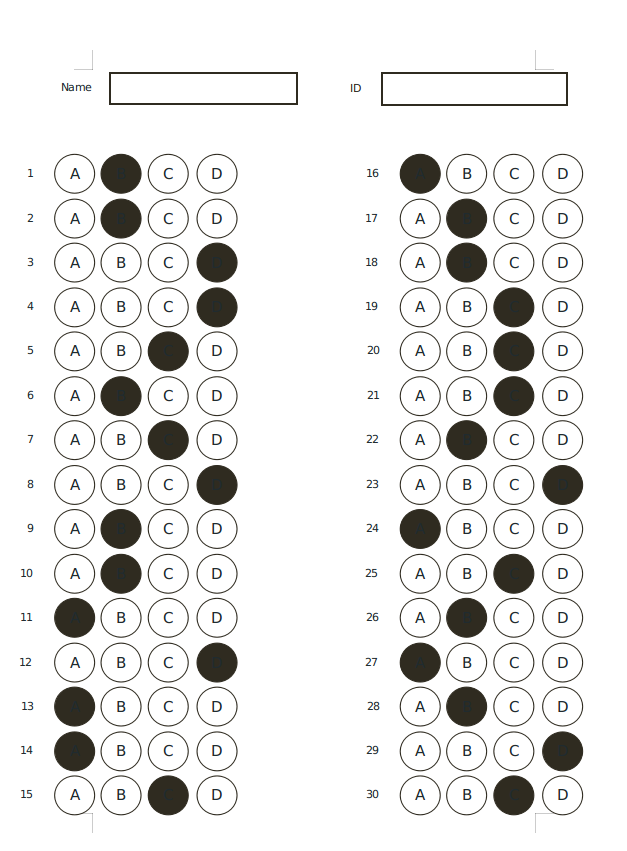
#> input picture inputs/Four0.png, 627 x 851 px; its folder holds 5 pictures in this run
$ jupyter execute --allow-errors BSCorrector.ipynb   (shell and % lines are left out)
#> lines starting #> are read from the running program, lines starting #| are printed output that depends on the picture
[cell 1]
import cv2
from skimage.exposure import histogram
import numpy as np
import matplotlib.pyplot as plt
import math
import xlwt
import xlrd
from xlwt import Workbook

[cell 2]
# Take the path of the image and return the Image
def Read(Image):
    Image = "inputs/" + Image
    Original = cv2.imread(Image)
    if Original is not None:
        Copy = Original.copy()
        Copy = cv2.cvtColor(Copy, cv2.COLOR_BGR2GRAY)
        return [Original,Copy]
    else:
        return None

[cell 3]
# [4 lines left out: function show, not called in this run]

[cell 4]
# Take an image and return the columns and rows of each circule
def GetCircules(Image , minR , maxR):
    Circles = cv2.HoughCircles(Image, cv2.HOUGH_GRADIENT, 1.2, 10 , param1=50 , param2=20 , minRadius=minR , maxRadius=maxR)
    CirclesCopy = np.copy(Circles)
    if Circles is not None:
        Columns = Circles[0][:,0]
        Columns.sort()
        Rows = Circles[0][:,1]
        Rows.sort()
        return [CirclesCopy , Columns , Rows]
    else:
        return None

[cell 5]
# This function return Array of the questions ans answers
def NumOfChoicesAndQuestion(Columns , Rows):
    NumberOfChoices=0
    AverageOfChoices = []
    NumberOfQuestions=0
    AverageOfQuestions = []

    Count = 0
    Sum = 0
    for i in range(len(Columns)-1):
        if abs(Columns[i]-Columns[i+1]) < int((10+8)/2) :      # each circule must be far from the another by 3
            Count = Count+1
            Sum = Sum+Columns[i]
        else:
            if Count > 2:                           # 3 Circules at least in one column
                AverageOfChoices.append(int(Sum/Count))
                NumberOfChoices = NumberOfChoices+1
            Sum = 0
            Count = 0

    if Count > 2:
        AverageOfChoices.append(int(Sum/Count))
        NumberOfChoices = NumberOfChoices+1
    Sum = 0
    Count = 0


    for i in range(len(Rows)-1):
        if abs(Rows[i]-Rows[i+1]) < int((10+8)/2):            # each circule must be far from the another by 3
            Count = Count+1
            Sum = Sum+Rows[i]
        else:
            if Count > 2:                         # 3 Circules at least in one rows
                AverageOfQuestions.append(int(Sum/Count))
                NumberOfQuestions = NumberOfQuestions+1
            Sum = 0
            Count = 0

    if Count > 2:
        AverageOfQuestions.append(int(Sum/Count))
        NumberOfQuestions = NumberOfQuestions+1
    Sum = 0
    Count = 0

    return [NumberOfChoices , NumberOfQuestions , AverageOfChoices , AverageOfQuestions]

[cell 6]
# This function take the column and the row of an answer and detect of which
# question this answer belong and what is the answer (A,B,C,D,...)
# [14 lines left out: function GetInformationOfAnswer, not called in this run]

[cell 7]
#this function return only the row and the column of each answer
def GetOnlyAnswer(Image , minR , maxR):

    kernel = cv2.getStructuringElement(cv2.MORPH_ELLIPSE,(3,3))

    img_erosion = cv2.morphologyEx(Image, cv2.MORPH_DILATE , kernel)
    img_erosion = cv2.morphologyEx(img_erosion, cv2.MORPH_DILATE , kernel)
    img_erosion = cv2.morphologyEx(img_erosion, cv2.MORPH_DILATE , kernel)

    img_erosion = cv2.morphologyEx(img_erosion, cv2.MORPH_ERODE , kernel)
    img_erosion = cv2.morphologyEx(img_erosion, cv2.MORPH_ERODE , kernel)
    img_erosion = cv2.morphologyEx(img_erosion, cv2.MORPH_ERODE , kernel)

    img_erosion = cv2.GaussianBlur(img_erosion,(5,5),cv2.BORDER_DEFAULT)
    img_erosion = cv2.GaussianBlur(img_erosion,(5,5),cv2.BORDER_DEFAULT)
    img_erosion = cv2.GaussianBlur(img_erosion,(5,5),cv2.BORDER_DEFAULT)

#     show(img_erosion)

    Circles = cv2.HoughCircles(img_erosion, cv2.HOUGH_GRADIENT, 1.2, 10 , param1=50 , param2=20 , minRadius=minR , maxRadius=maxR)
    return [Circles, img_erosion]

[cell 8]
# This function read the file of model answer
def ReadModelAnswer(File):
    File = "modelanswers/"+File
    f= open(File,"r")
    CorrectAnswer =f.readlines()
    for i in range(len(CorrectAnswer)):
        CorrectAnswer[i] = CorrectAnswer[i].strip();
    return CorrectAnswer

[cell 9]
# [7 lines left out: function BoundAnswers, not called in this run]

[cell 10]
# [27 lines left out: function ModifyLetterAndNumMap, not called in this run]

[cell 11]
# [8 lines left out: function RemoveDoublecate, not called in this run]

[cell 12]
# [7 lines left out: function CalculateGrade, not called in this run]

[cell 13]
# [7 lines left out: function QuestionAndItsAnswer, not called in this run]

[cell 14]
def DetectRaduisAverage(Image , Original):
    AllCircles = GetOnlyAnswer(Image , 2 , 30)
    Circles = AllCircles[0]
#     Circles = cv2.HoughCircles(Image, cv2.HOUGH_GRADIENT, 1.2, 10 , param1=50 , param2=20 , minRadius=3 , maxRadius=12)
    if Circles is not None:
        Radius = Circles[0][:,2]
        SumRadius = Radius.sum()
        RadiusAverage = int(SumRadius/len(Radius))
#         BoundAnswers(Circles , Original)
        return [RadiusAverage,Circles]
    else:
        return None

[cell 15]
# [6 lines left out: function MaxFun, not called in this run]

[cell 16]
# [6 lines left out: function Write, not called in this run]

[cell 17]
# The main
def BubbleSheet(Exam , Model):
# Read the image (Original and copy)
#> called with Exam = 'Four0.png', Model = 'Four0.txt'
    ReadImage = Read(Exam)
#> in Read, Original is the input picture: shape (851, 627, 3); mean B, G, R 231.6, 232.6, 232.8
#> ReadImage = 2 items
    if ReadImage is not None:
        Original = ReadImage[0]
        ForInitialAnswer = Original.copy()
        ForAllCircles = Original.copy()
        ForOnlyAnswer = Original.copy()
        Copy = ReadImage[1]

        # AverageRadius
        Initial = DetectRaduisAverage(Copy,ForInitialAnswer) ## Print the resulf of dilation and erosion and bound the answer
#> in GetOnlyAnswer, `img_erosion = cv2.morphologyEx(Image, cv2.MORPH_DILATE , kernel)`:
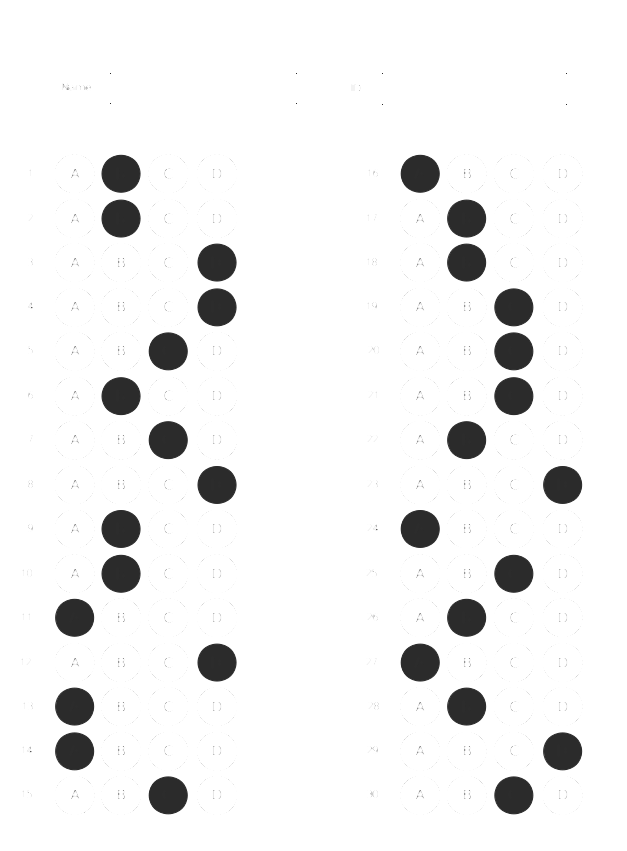
#> img_erosion: shape (851, 627); min 42, max 255, mean 240.8
#> in GetOnlyAnswer, `img_erosion = cv2.morphologyEx(img_erosion, cv2.MORPH_DILATE , kernel)`:
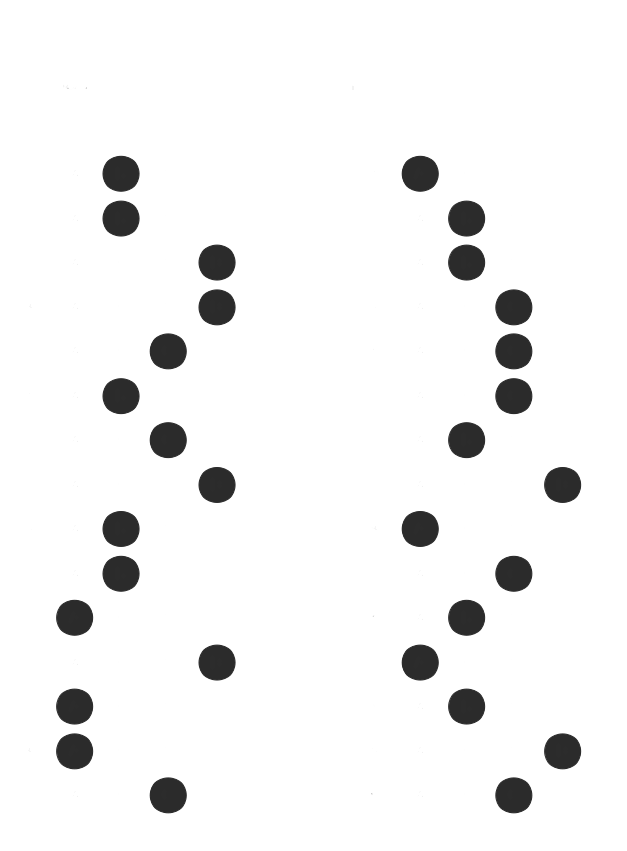
#> img_erosion: shape (851, 627); min 43, max 255, mean 242.4
#> in GetOnlyAnswer, `img_erosion = cv2.morphologyEx(img_erosion, cv2.MORPH_DILATE , kernel)`:
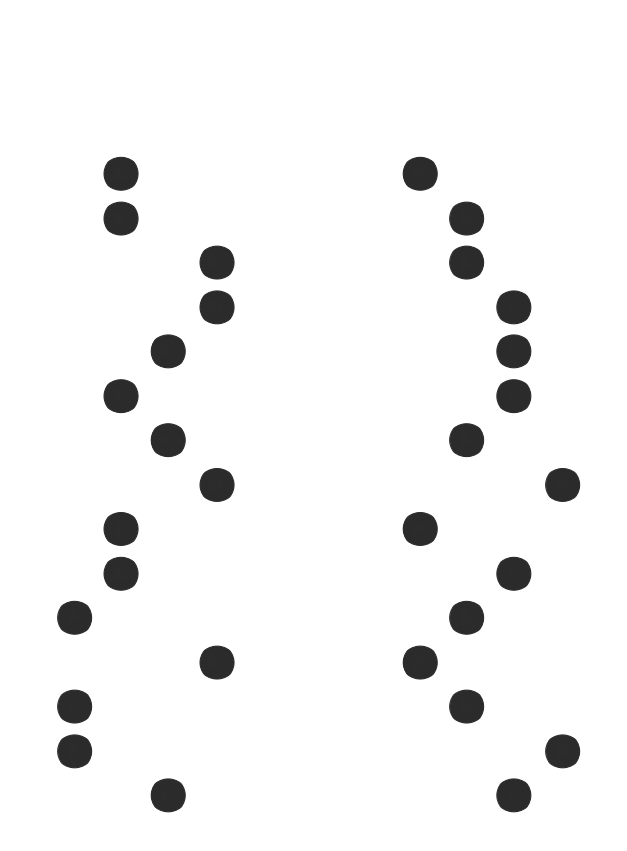
#> img_erosion: shape (851, 627); min 43, max 255, mean 243.6
#> in GetOnlyAnswer, `img_erosion = cv2.morphologyEx(img_erosion, cv2.MORPH_ERODE , kernel)`:
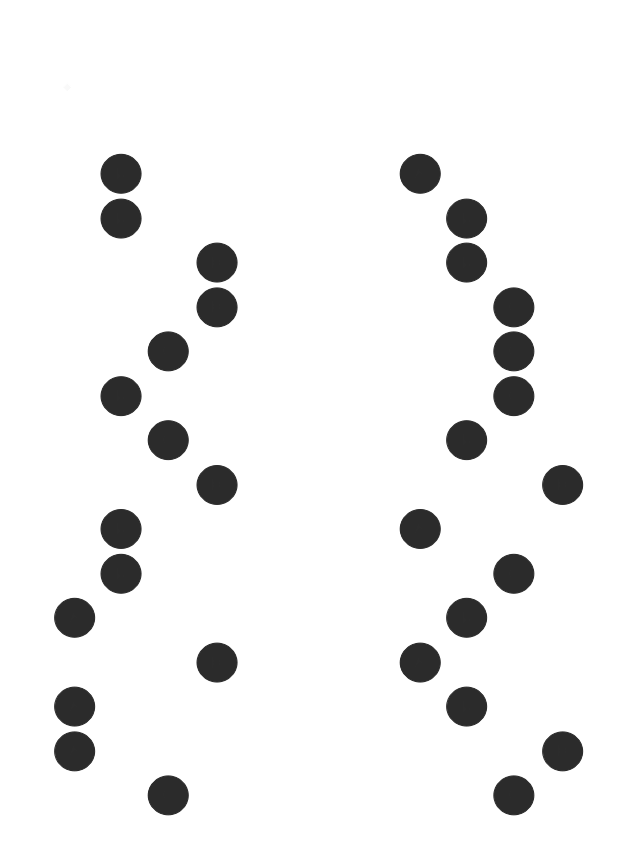
#> img_erosion: shape (851, 627); min 43, max 255, mean 239.8
#> in GetOnlyAnswer, `img_erosion = cv2.GaussianBlur(img_erosion,(5,5),cv2.BORDER_DEFAULT)`:
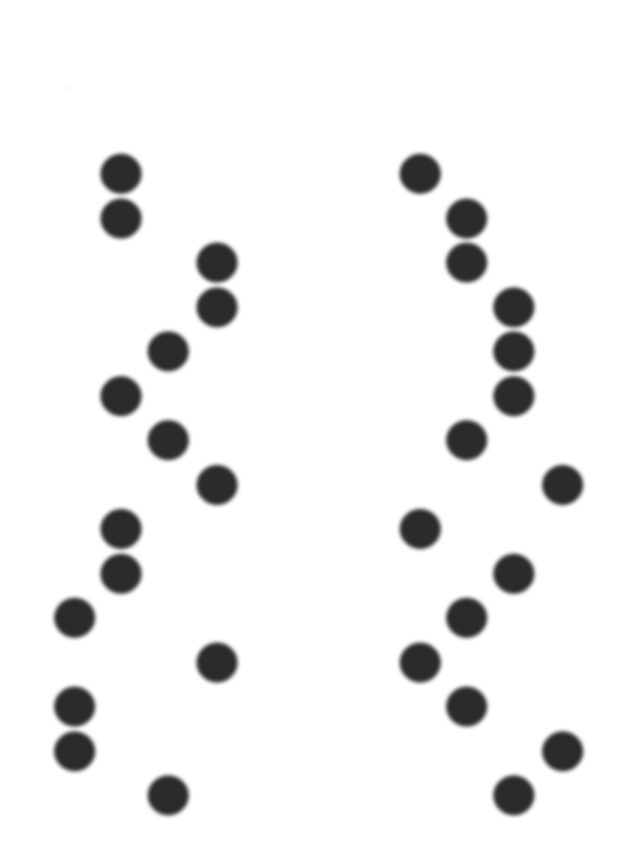
#> img_erosion: shape (851, 627); min 43, max 255, mean 239.8
#> in GetOnlyAnswer, `Circles = cv2.HoughCircles(img_erosion, cv2.HOUGH_GRADIENT, 1.2, 10 , ..`: Circles = 30 rows, first 8: [466.2, 617.4, 20.12], [216.6, 262.2, 20.12], [466.2, 706.2, 20.24], [466.2, 439.8, 20.24], [216.6, 661.8, 20.24], [562.2, 484.2, 20.24], [466.2, 262.2, 20.24], [120.6, 173.4, 20.24]
#> in DetectRaduisAverage, `AllCircles = GetOnlyAnswer(Image , 2 , 30)`: AllCircles = 2 items
#> in DetectRaduisAverage, `Radius = Circles[0][:,2]`: Radius = 30 values, max 20.6 at index 21, min 19.28 at index 28, mean 20.31
#> in DetectRaduisAverage, `SumRadius = Radius.sum()`: SumRadius = 609.2
#> in DetectRaduisAverage, `RadiusAverage = int(SumRadius/len(Radius))`: RadiusAverage = 20
#> Initial = 2 items
        if Initial is not None:
            AverageRadius = Initial[0]
#> AverageRadius = 20
            ###
            InitialCircles = Initial[1]
#> InitialCircles has the same summary as Circles in GetOnlyAnswer
        #     print(AverageRadius)                             ## Print the average radius
        else:
            Grade = 0
            Message = "No answer"
            print(Message)
            Write(None , None , Message)

        # TestDetection(Original,InitialCircles)
        ###
        if Initial is not None:
            # get the columns and rows for all circules
            Circles = GetCircules(Copy , AverageRadius-1 , AverageRadius+1)
#> in GetCircules, `Circles = cv2.HoughCircles(Image, cv2.HOUGH_GRADIENT, 1.2, 10 , param1..`: Circles = 120 rows, first 8: [466.2, 262.2, 20.32], [466.2, 706.2, 20.32], [466.2, 217.8, 20.32], [466.2, 439.8, 20.32], [562.2, 484.2, 20.32], [120.6, 173.4, 20.32], [120.6, 573, 20.32], [120.6, 395.4, 20.32]
#> in GetCircules, `CirclesCopy = np.copy(Circles)`: CirclesCopy has the same summary as Circles
#> in GetCircules, `Columns = Circles[0][:,0]`: Columns = 120 values, max 562.2 at index 4, min 73.8 at index 12, mean 317.4
#> in GetCircules, `Rows = Circles[0][:,1]`: Rows = 120 values, max 795 at index 20, min 173.4 at index 5, mean 484.2
#> Circles = 3 items
            if Circles is not None:
                AllCircules = Circles[0]
#> AllCircules = 120 rows, first 8: [466.2, 262.2, 20.32], [466.2, 706.2, 20.32], [466.2, 217.8, 20.32], [466.2, 439.8, 20.32], [562.2, 484.2, 20.32], [120.6, 173.4, 20.32], [120.6, 573, 20.32], [120.6, 395.4, 20.32]
                Columns = Circles[1]
#> Columns = 120 values from 73.8 to 562.2
                Rows = Circles[2]
#> Rows = 120 values from 173.4 to 795

        #         ####
        #         TestDetection(ForAllCircles , AllCircules)
        #         ####
                # get num of choices and question and the average of questions and answers
                NumOfChoices = NumOfChoicesAndQuestion(Columns , Rows)[0]
#> the loop in NumOfChoicesAndQuestion, `for i in range(len(Columns)-1):` made 119 passes
#> (Count, Sum) on passes 1 to 12: (1, 73.8), (2, 147.6), (3, 221.4), (4, 295.2), (5, 369), (6, 442.8), (7, 516.6), (8, 590.4), (9, 664.2), (10, 738), (11, 811.8), (12, 885.6)
#> (Sum, Count) on passes 15, 30, 45, 60, 75, 90: (0, 0), (0, 0), (0, 0), (0, 0), (0, 0), (0, 0)
#> after the loop in NumOfChoicesAndQuestion, `for i in range(len(Columns)-1):`: AverageOfChoices = [73, 120, 167, 216, 419, 466, 513]; NumberOfChoices = 7
#> in NumOfChoicesAndQuestion, `NumberOfChoices = NumberOfChoices+1`: NumberOfChoices = 8
#> the loop in NumOfChoicesAndQuestion, `for i in range(len(Rows)-1):` made 119 passes
#> (Count, Sum) on passes 1, 2, 3, 4, 5, 6, 7, 9, 10, 11, 12, 13: (1, 173.4), (2, 346.8), (3, 520.2), (4, 693.6), (5, 867), (6, 1040.4), (7, 1213.8), (1, 217.8), (2, 435.6), (3, 653.4), (4, 871.2), (5, 1089)
#> after the loop in NumOfChoicesAndQuestion, `for i in range(len(Rows)-1):`: AverageOfQuestions = [173, 217, 262, 306, 351, 395, 439, 484, 528, 573, 617, 661, 706, 750]; NumberOfQuestions = 14
#> in NumOfChoicesAndQuestion, `NumberOfQuestions = NumberOfQuestions+1`: NumberOfQuestions = 15
#> NumOfChoices = 8
                NumOfQuestions = NumOfChoicesAndQuestion(Columns , Rows)[1]
#> the loop in NumOfChoicesAndQuestion (call 2), `for i in range(len(Columns)-1):` made 119 passes
#> the loop in NumOfChoicesAndQuestion (call 2), `for i in range(len(Rows)-1):` made 119 passes
                AverageOfChoices = NumOfChoicesAndQuestion(Columns , Rows)[2]
                AverageOfQuestions = NumOfChoicesAndQuestion(Columns , Rows)[3]


                # get only answers and draw them
                OnlyAnswer = GetOnlyAnswer(Copy,AverageRadius-1 , AverageRadius+1)[0]
                ImageAfterErosion = GetOnlyAnswer(Copy,AverageRadius-1 , AverageRadius+1)[1]

                # Read model answer
                CorrectAnswer = ReadModelAnswer(Model)

                if OnlyAnswer is not None:
                    # draw only answer
                    BoundAnswers(OnlyAnswer , ForOnlyAnswer)

                    # get the number of question and its answer
                    AllAnswer = QuestionAndItsAnswer(OnlyAnswer , AverageOfChoices,AverageOfQuestions)

                    # Modify the number of question and its answer
                    NumOfRows = math.ceil(len(CorrectAnswer)/NumOfQuestions)
            #         print(NumOfRows)                                            ## Print number of rows
                    AllAnswer = ModifyLetterAndNumMap(AllAnswer ,NumOfRows, NumOfChoices , NumOfQuestions)
                    AllAnswer = RemoveDoublecate(AllAnswer)
                    if MaxFun(AllAnswer) > len(CorrectAnswer):
                        Message = "Error in the system , error (0)"
                        Grade = -1
                    else:
                        # Calculate the grade
                        Grade = CalculateGrade(AllAnswer , CorrectAnswer)
                else:
                    Grade = -1
                    Message = "Error in the system , error (1)"
                    print(Message)

            else:
                Message = "Error in the system , error (2)"
                Grade = -1
                print(Message)


            # print The grade
            if Grade == -1:
                print(Message)
                Write(Grade , None , Message)

            elif Grade == 0:
                print("Num of correct answers = 0")
                print("Percentage = 0%")
                Write(Grade , None , None)
            else:
                percentage = (Grade/len(CorrectAnswer) * 100)
                percentage = (math.floor(percentage/.1))/10
                print("Num of correct answers = " + str(Grade))
                print("Percentage = " + str(percentage) + "%")
                Write(Grade , None , None)
    else:
        Message = "Can't load image"
        print(Message)
        Write(None , None , Message)
